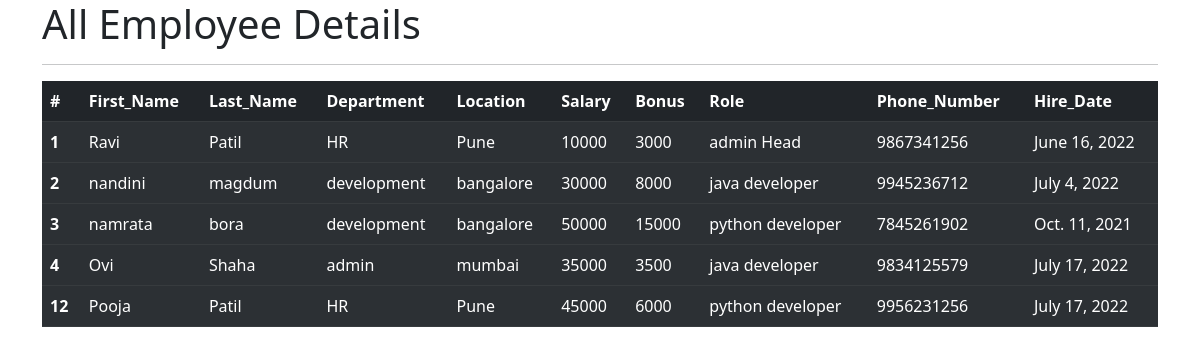
The app's page /all_emp with its own data.
### employee_app/models.py (models this page shows, shortened)
class Employee(models.Model):
    first_name=models.CharField(max_length=100)
    last_name=models.CharField(max_length=100)
    department=models.ForeignKey(Department, on_delete=models.CASCADE)
    salary=models.IntegerField(default=0)
    bonus=models.IntegerField(default=0)
    role=models.ForeignKey(Role, on_delete=models.CASCADE)
    phone=models.IntegerField(default=0)
    hire_date=models.DateField()
    def __str__(self):
        return "%s %s %s"%(self.first_name, self.last_name, self.phone)

class Department(models.Model):
    name=models.CharField(max_length=100 )
    location=models.CharField(max_length=100)

class Role(models.Model):
    name=models.CharField(max_length=100)

### employee_app/views.py (the view)
# urls.py: path('all_emp',views.all_emp, name='all_emp'),
def all_emp(request):
    emps=Employee.objects.all()
    context={
        'emps': emps
    }
    print(context)
    return render(request,'view_all_emp.html', context)

### employee_app/templates/view_all_emp.html (shortened to what this page needs)
<!DOCTYPE html>
<html lang="en">
<head>
    <link href="https://cdn.jsdelivr.net/npm/bootstrap@5.2.0-beta1/dist/css/bootstrap.min.css" rel="stylesheet">
</head>
<body>
    <div class="container">
        <h1>All Employee Details </h1>
        <hr>
        <table class="table table-dark table-striped">
            <thead>
              <tr>
                <th scope="col">#</th>
                <th scope="col">First_Name</th>
                <th scope="col">Last_Name</th>
                <th scope="col">Department</th>
                <th scope="col">Location</th>
                <th scope="col">Salary</th>
                <th scope="col">Bonus</th>
                <th scope="col">Role</th>
                <th scope="col">Phone_Number</th>
                <th scope="col">Hire_Date</th>
              </tr>
            </thead>
                  {% for emp in emps %}
            <tbody>
              <tr>
                <th scope="row"> {{emp.id}} </th>
                <td>{{emp.first_name}}</td>
                <td>{{emp.last_name}}</td>
                <td>{{emp.department.name}}</td>
                <td>{{emp.department.location}}</td>
                <td>{{emp.salary}}</td>
                <td>{{emp.bonus}}</td>
                <td>{{emp.role.name}}</td>
                <td>{{emp.phone}}</td>
                <td>{{emp.hire_date}}</td>
              </tr>
            </tbody>
            {% endfor %}
          </table>
    </div>
  </body>
</html>

### records on screen
Employee: id "1", first_name "Ravi", last_name "Patil", department.name "HR", department.location "Pune", salary "10000", bonus "3000", role.name "admin Head", phone "9867341256", hire_date "June 16, 2022"
Employee: id "2", first_name "nandini", last_name "magdum", department.name "development", department.location "bangalore", salary "30000", bonus "8000", role.name "java developer", phone "9945236712", hire_date "July 4, 2022"
Employee: id "3", first_name "namrata", last_name "bora", department.name "development", department.location "bangalore", salary "50000", bonus "15000", role.name "python developer", phone "7845261902", hire_date "Oct. 11, 2021"
Employee: id "4", first_name "Ovi", last_name "Shaha", department.name "admin", department.location "mumbai", salary "35000", bonus "3500", role.name "java developer", phone "9834125579", hire_date "July 17, 2022"
Employee: id "12", first_name "Pooja", last_name "Patil", department.name "HR", department.location "Pune", salary "45000", bonus "6000", role.name "python developer", phone "9956231256", hire_date "July 17, 2022"
